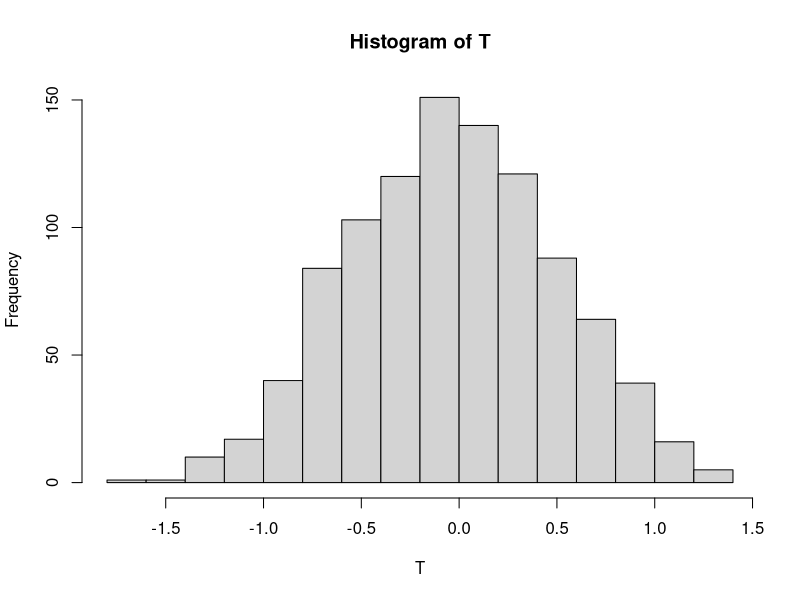
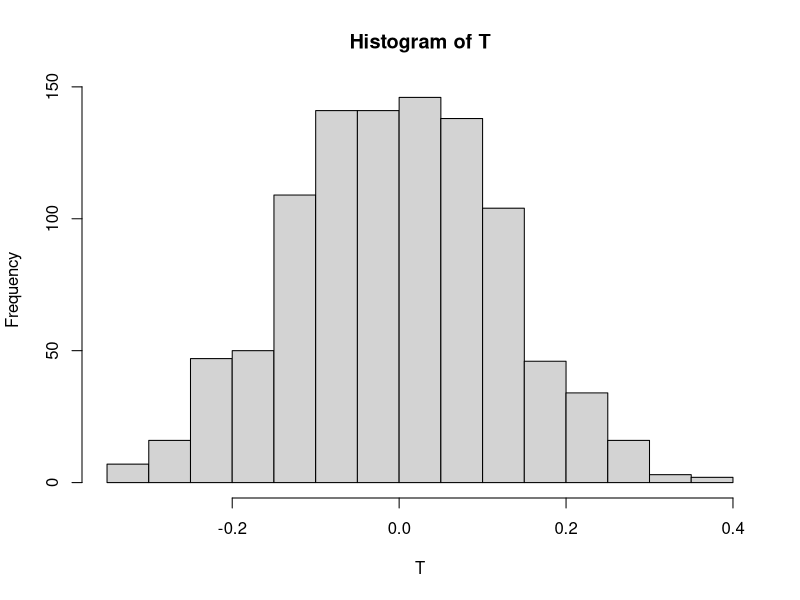
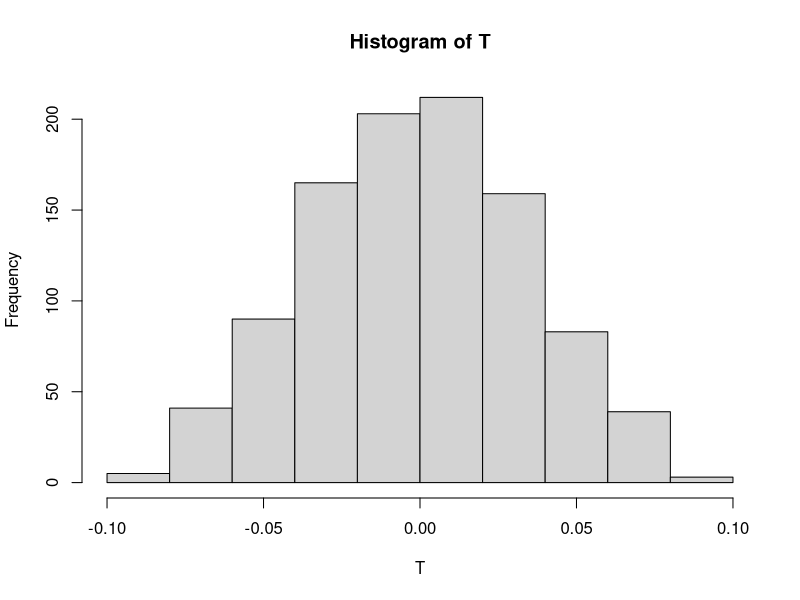
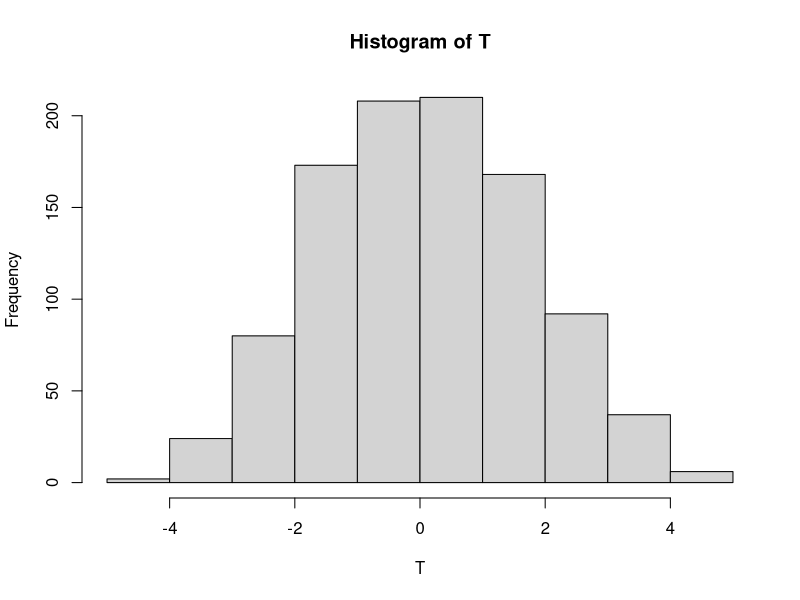
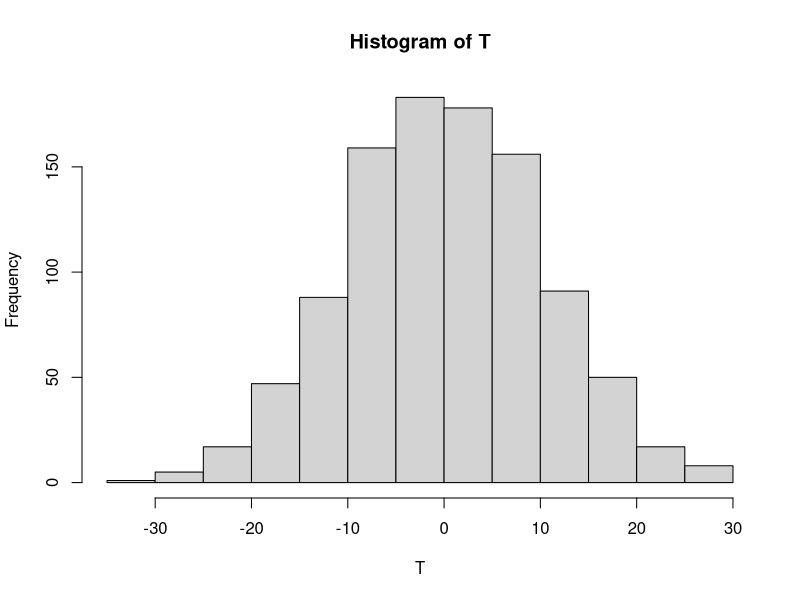

Write the R code that produced these figures, in order.
#permutacja binladen
#BINLADEN
#orlen
x1po=c(51.90,
                52.90,
                53.50,
                52.70,
                52.95,
                52.60,
                53.75)

x1przed=c(55.30,
          55.30,
          56.45,
          57.50,
          56.80,
          57.05,
          56.40)

x1pog=x1po[length(x1po):1]
x1pog
x1przedg=x1przed[length(x1przed):1]
x1przedg


dane=c(x1przedg,x1pog)
dane
t=c(1:7)

a01=lm(x1przedg~t)$coefficients[2]
a02=lm(x1pog~t)$coefficients[2]
a01
a02
T0=a01-a02
T0

T=c()
N=1000
for (i in 1:N) {
        danep=sample(dane)
        T[i]=(lm(danep[1:7]~t)$coefficients[2])-lm(danep[8:14]~t)$coefficients[2]
}

hist(T)
T0
ASL=sum(abs(T)>=abs(T0))/1000
ASL

#indykpol

x2przed=c(51.95,
          51.25,
          51.50,
          51.95,
          51.20,
          51.10,
          51.10)

x2po=c(51.80,
       51.95,
       51.95,
       51.60,
       52.30,
       52.45,
       52.45)

x2pog=x2po[length(x2po):1]
x2pog
x2przedg=x2przed[length(x2przed):1]
x2przedg

dane=c(x2przedg,x2pog)
dane
t=c(1:7)
a01=lm(x2przedg~t)$coefficients[2]
a02=lm(x2pog~t)$coefficients[2]
a01
a02
T0=a01-a02
T0

T=c()
N=1000
for (i in 1:N) {
        danep=sample(dane)
        T[i]=(lm(danep[1:7]~t)$coefficients[2])-lm(danep[8:14]~t)$coefficients[2]
}
hist(T)
T0
ASL=sum(abs(T)>=abs(T0))/1000
ASL

#h1
#unicredit

x3przed=c(6.80,
          6.80,
          6.70,
          6.61,
          6.47,
          6.62,
          6.62)

x3po=c(6.50,
       6.40,
       6.45,
       6.50,
       6.43,
       6.70,
       6.64)

x3pog=x3po[length(x3po):1]
x3pog
x3przedg=x3przed[length(x3przed):1]
x3przedg

dane=c(x3przedg,x3pog)
dane
t=c(1:7)
a01=lm(x3przedg~t)$coefficients[2]
a02=lm(x3pog~t)$coefficients[2]
T0=a01-a02
a01
a02
T0

T=c()
N=1000
for (i in 1:N) {
        danep=sample(dane)
        T[i]=(lm(danep[1:7]~t)$coefficients[2])-lm(danep[8:14]~t)$coefficients[2]
}

ASL=sum(abs(T)>=abs(T0))/1000
hist(T)
T0
ASL
#h1
#kghm
x4przed=c(195.30,
          197.90,
          195.50,
          196.50,
          196.00,
          198.40,
          190.00)

x4po=c(180.20,
       185.00,
       188.00,
       182.90,
       183.90,
       184.50,
       191.50)

x4pog=x4po[length(x4po):1]
x4pog
x4przedg=x4przed[length(x4przed):1]
x4przedg

dane=c(x4przedg,x4pog)
dane
t=c(1:7)
a01=lm(x4przedg~t)$coefficients[2]
a02=lm(x4pog~t)$coefficients[2]
T0=a01-a02
a01
a02
T0

T=c()
N=1000
for (i in 1:N) {
        danep=sample(dane)
        T[i]=(lm(danep[1:7]~t)$coefficients[2])-lm(danep[8:14]~t)$coefficients[2]
}

hist(T)
T0
ASL=sum(abs(T)>=abs(T0))/1000
ASL

#zywiec
x5przed=c(714.50,
          714.50,
          704.00,
          710.00,
          710.00,
          702.00,
          691.00)

x5po=c(641.50,
       629.00,
       620.00,
       611.00,
       639.00,
       680.00,
       691.50)

x5pog=x5po[length(x5po):1]
x5pog
x5przedg=x5przed[length(x5przed):1]
x5przedg

dane=c(x5przedg,x5pog)
dane
t=c(1:7)
a01=lm(x5przedg~t)$coefficients[2]
a02=lm(x5pog~t)$coefficients[2]
T0=a01-a02
a01
a02
T0

T=c()
N=1000
for (i in 1:N) {
        danep=sample(dane)
        T[i]=(lm(danep[1:7]~t)$coefficients[2])-lm(danep[8:14]~t)$coefficients[2]
}
hist(T)
T0
ASL=sum(abs(T)>=abs(T0))/1000
ASL
